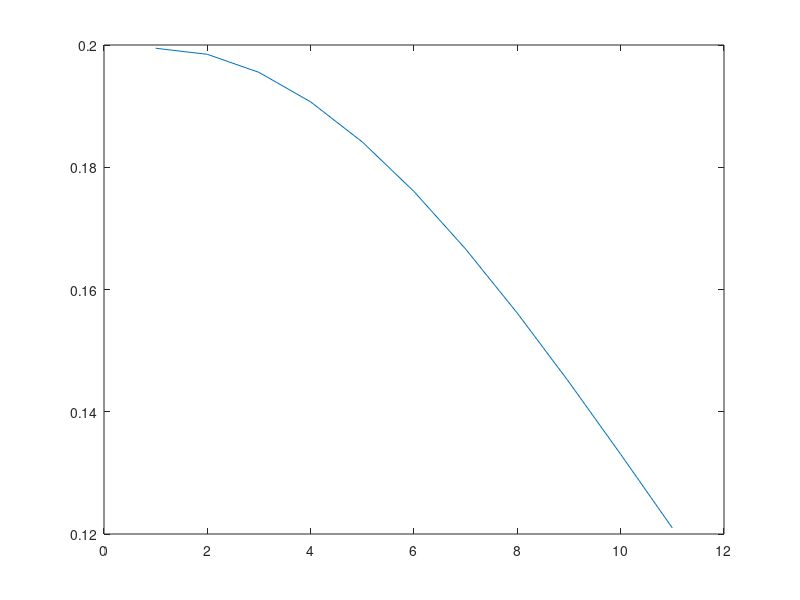
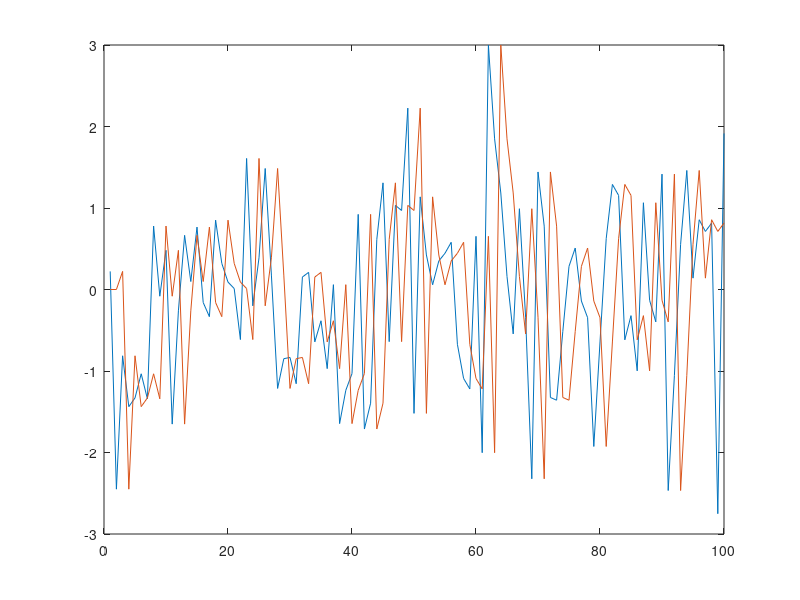
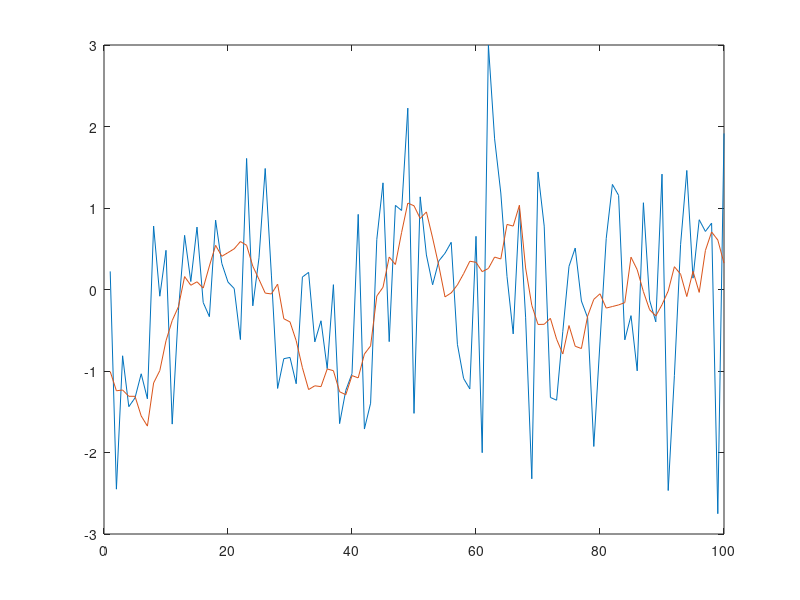

The MATLAB script that drew these images, in order:

% Make fake impulse response function with Gamma function (gammapdf)
% Convolving ISF with actual random walk stimulus from experiment
% End up with hypothetical tracking
% Take diff
% Cross correlate with tracking stimulus
% Should recover impulse response function




% Try adding noise to the response




% Try adding small sinusoid to the stimulus and see how that affects things






%%
signal = normrnd(0, 1, [1, 100]);
plot(signal);

%%
irf = zeros([1, 10]);
irf(3) = 1;

plot(irf);

%% 
axis = 0 : 0.2 : 2;
irf_filter = normpdf(axis, 0, 2);
plot(irf_filter)

%%
output = conv(signal, flip(irf), 'same');

figure();
plot(signal); hold on;
plot(output);

%%
output = conv(signal, flip(irf_filter), 'same');
figure();
plot(signal); hold on;
plot(output);
